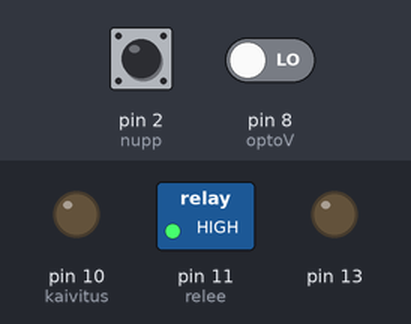
Bench run of a sketch on a simulated Arduino Uno, built with avr-gcc and run on an emulated ATmega328P. Parts: switched loads named in the sketch (green lamp = pin HIGH), output pins drawn as LEDs (lit = HIGH). The inputs (shaded band) are chosen by the test bench; at power-on: pin 2 (nupp) HIGH, pin 8 (optoV) LOW. What the sketch prints to the serial monitor is not drawn.

Above: at 1.2 s.
1.3 s: pin 2 (nupp) pulled LOW for 0.15 s
At 2.6 s:
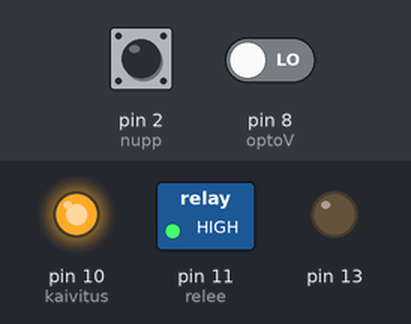
Timing chart, 0 to 4.3 s (numbered marks = the images above; inputs shaded):
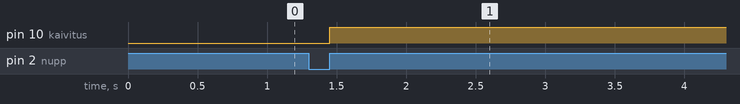

The sketch:

Kaheksas_arduino_kood.ino
```cpp
/* See Arduino programm on loodud elektrimootori kiiruse ja sisendpinge mõõtmiseks ning nende arvutisse Pythoni programmile edastamiseks.
 * Võite seda modifitseerida mis iganes suuruste mõõtmiseks. Selleks, et Pythoni programm saaks Arduinoga ühenduse ja selle saadetud
 * andmeid õieti mõistaks, peab Arduino saatma serial ühenduse kaudu kuni mõõtmise alustamiseni "Arduino", mõõtmise alguses "alustan",
 * mõõtmise lõpus "0,0,0". Andmed peaks edastama järgneval kujul: 1,esimene väärtus,teine väärtus reavahe.
 * Ühenduse kiirus peaks olema 115200.
 */

#include <Wire.h>// ADS1115 toimimiseks vajalik teek.    http://henrysbench.capnfatz.com/henrys-bench/arduino-voltage-measurements/arduino-ads1115-module-getting-started-tutorial/
#include <Adafruit_ADS1015.h>// ADS1115 toimimiseks vajalik teek.

Adafruit_ADS1115 ads(0x49);// ADS'i tüübi ja aadressi määramine.

// Globaalsete muutujate deklareerimine ja enamike algväärtuste määramine.
bool nuppuOlek = HIGH;
bool eelmineNuppuOlek = HIGH;
bool tegevus = false;
bool praeguOlek;
bool enneOlek = LOW;
unsigned long eelmineMicros= 0;
unsigned long uusMicros = 0;
unsigned long aeg = 230000;
unsigned long eelmineMills= 0;

// Püsiväärtuste määramine.
const int nupp = 2;
const int optoV = 8;
const int kaivitus = 10;
const int relee = 11;

// Osa programmist, mida loetakse ainult ükskord Arduino käivitudes.
void setup() {
  // Arduino ühenduste sisenditeks või väljunditeks seadistamine.
  pinMode(nupp,INPUT_PULLUP);
  pinMode(optoV,INPUT);
  pinMode(13,OUTPUT);
  pinMode(relee,OUTPUT);
  pinMode(kaivitus,OUTPUT);

  // Väljundite olekute määramine.
  digitalWrite(relee,HIGH);// Muuda väljund 11 kõrgeks, ehk ühenda see toitepingega.
  digitalWrite(kaivitus,LOW);// Muuda väljund 10 madalaks, ehk ühenda see maandusega.
  digitalWrite(13,LOW);// Muuda väljund 13 madalaks.

  ads.begin();// ADS1115 ühenduse käivitamine.

  Serial.begin(115200);// Ühenduse arvutiga käivitamine ja selle kiiruse seadistamine 115200.
}

// Osa programmist, mida Arduino pärast käivitumist kordab.
void loop() {

  nuppuOlek = digitalRead(nupp);// Loe sisendi 2 väärtus ja salvesta see muutujasse nuppuOlek.

  if( eelmineNuppuOlek != nuppuOlek && nuppuOlek == HIGH){// Kui muutuja nuppuOlek erineb muutujast eelmineNuppuOlek ja muutuja nuppuOlek väärtus on HIGH.
    if(tegevus){// Kui muutuja tegevus väärtus on true.
      Serial.println("0,0,0");// Saada Pythoni programmile mõõtmise katkestamis käsklus.
    }
    else{// Kui muutuja tegevus väärtus ei ole true ehk on false.
      digitalWrite(kaivitus,HIGH);// Muuda väljund 10 kõrgeks, mis lülitab sisse mootori käimalükkamis ventilaatori.

      while(aeg > 200000){// Kuni aeg mis kulub mootoril poole pöörde tegemiseks on üle 0,2 sekundi.
        kiirus();// Käivita funktsioon kiirus.

      }
      digitalWrite(kaivitus,LOW);// Muuda väljund 10 madalaks, mis lülitab ventilaatori välja.
      digitalWrite(relee,LOW);// Muuda väljund 11 madalaks, mis ühendab relee abil mootori toitekondensaatorid selle külge.
      Serial.println("alustan");// Teavita Pythoni programmi, et mõõtine algab.

    }
    tegevus = !tegevus;// Kui muutuja tegevus väärtus on true muuda see false'iks ja vastupidi.
    digitalWrite(13,tegevus);// // Muuda väljund 13 kõrgeks või madalaks, sõltuvalt sellest kas muutuja tegevus on true või false.
  }
  if(tegevus){// Kui muutuja tegevus väärtus on true.

    if(millis() - eelmineMills >= 1000){// Kui eelmisest korrast on möödunud üle ühe sekundi.
      eelmineMills = millis();// Salvesta millisekundite arv Arduino käivitumisest muutujasse eelmineMills.

      int16_t adc0;  // Muutuja loomine ADS1115 andmete jaoks.
      adc0 = ads.readADC_SingleEnded(0);// ADS1115 sisendi 0 väärtuse lugemine.

      // Andmete saatmine Pythoni programmile.
      Serial.print(1);
      Serial.print(",");
      Serial.print(aeg);
      Serial.print(",");
      Serial.println(adc0);

      if(aeg >= 3740000){// Kui aeg mis kulub mootoril poole pöörde tegemiseks on ületab 3,74 sekundit.
        tegevus = !tegevus;// Kui muutuja tegevus väärtus on true muuda see false'iks ja vastupidi.
        digitalWrite(relee,HIGH);// Muuda väljund 11 madalaks, mis ühendab mootori toitekondensaatorid laadimiseks mootori küljest lahti.
      }
    }
    kiirus();// Käivita funktsioon kiirus.


  }
  else if(millis() - eelmineMills >= 10){// Kui muutuja tegevus väärtus on false ja eelmisest korrast on möödunud üle 0.01 sekundi.
    eelmineMills = millis();// Salvesta millisekundite arv Arduino käivitumisest muutujasse eelmineMills.
    Serial.println("Arduino");// Anna Pythoni programmile teada, et oled Arduino.

  }

  eelmineNuppuOlek = nuppuOlek;

}

// Funktsioon kiirus.
void kiirus(){

  praeguOlek = digitalRead(optoV); // Loe sisendi 8 väärtus ja salvesta see muutujasse praeguOlek.
  if( enneOlek != praeguOlek){// Kui muutuja enneOlek erineb muutujast praeguOlek.

    if( praeguOlek == HIGH ){ // Kui muutuja praeguOlek väärtus on HIGH.

      uusMicros = micros();// Salvesta mikrosekundite arv Arduino käivitumisest muutujasse uusMicros.
      aeg = ( uusMicros - eelmineMicros ); // Arvuta aeg, mis kulus mootoril poole pöörde tegemiseks ja salvesta see muutujasse aeg.
      eelmineMicros = uusMicros;
     }
   }
  enneOlek = praeguOlek;
}
```

Measured:
- after the input at 1.3 s, pin 10 (kaivitus): LOW → HIGH after 0.15 s
